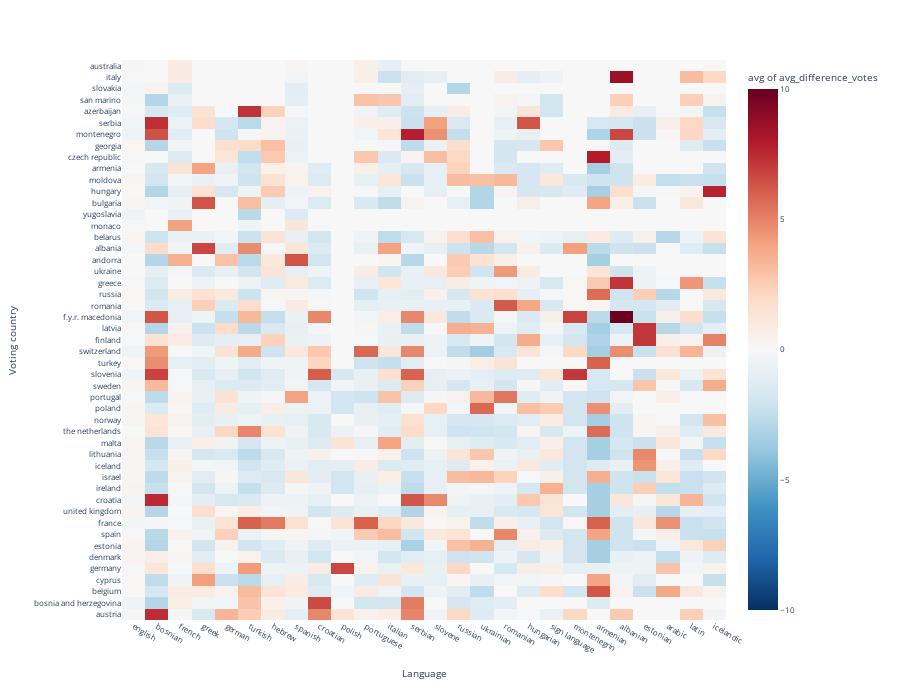

Notebook cell for this chart:
### Code cell
# increase figure height and width
px.defaults.template = "plotly_white"
px.defaults.width = 900
px.defaults.height = 700

fig = px.density_heatmap(languages_heatmap, x="Language", y="Voting country", z="avg_difference_votes",
                            histfunc="avg", nbinsx=40, nbinsy=40, color_continuous_scale="RdBu_r", range_color=(-10, 10))

fig.update_layout(font_size=8)
fig.show()

### Figure 1 — Plotly figure (JSON) as saved in the notebook; plotly's stock layout.template omitted (floating-point values rounded to 4 significant figures; data arrays with more than 128 entries replaced by an {"elided": "..."} marker saying what was removed)
{"data": [{"coloraxis": "coloraxis", "histfunc": "avg", "hovertemplate": "Language=%{x}<br>Voting country=%{y}<br>avg of avg_difference_votes=%{z}<extra></extra>", "name": "", "nbinsx": 40, "nbinsy": 40, "type": "histogram2d", "x": {"elided": "1047 str values"}, "xaxis": "x", "xbingroup": "x", "y": {"elided": "1047 str values"}, "yaxis": "y", "ybingroup": "y", "z": {"elided": "1047 float values"}}], "layout": {"coloraxis": {"cmax": 10, "cmin": -10, "colorbar": {"title": {"text": "avg of avg_difference_votes"}}, "colorscale": [[0, "rgb(5,48,97)"], [0.1, "rgb(33,102,172)"], [0.2, "rgb(67,147,195)"], [0.3, "rgb(146,197,222)"], [0.4, "rgb(209,229,240)"], [0.5, "rgb(247,247,247)"], [0.6, "rgb(253,219,199)"], [0.7, "rgb(244,165,130)"], [0.8, "rgb(214,96,77)"], [0.9, "rgb(178,24,43)"], [1, "rgb(103,0,31)"]]}, "font": {"size": 8}, "height": 700, "legend": {"tracegroupgap": 0}, "margin": {"t": 60}, "width": 900, "xaxis": {"anchor": "y", "domain": [0, 1], "title": {"text": "Language"}}, "yaxis": {"anchor": "x", "domain": [0, 1], "title": {"text": "Voting country"}}}}
